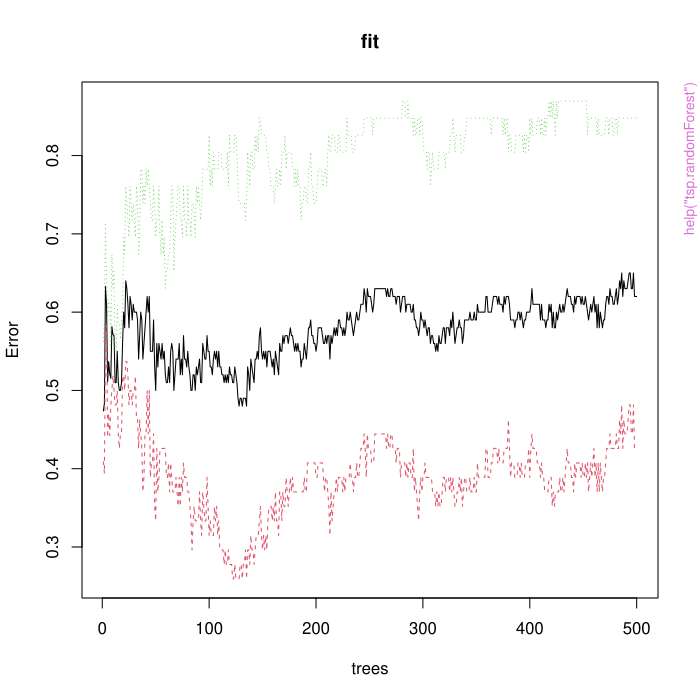

R code for this plot:
pkgname <- "BigTSP"
source(file.path(R.home("share"), "R", "examples-header.R"))
options(warn = 1)
library('BigTSP')

base::assign(".oldSearch", base::search(), pos = 'CheckExEnv')
base::assign(".old_wd", base::getwd(), pos = 'CheckExEnv')
cleanEx()
nameEx("LDCA")
### * LDCA

flush(stderr()); flush(stdout())

### Name: LDCA
### Title: Linear Discriminant Analysis based on Top Scoring Pair
### Aliases: LDCA

### ** Examples

library(glmnet)
x=matrix(rnorm(100*20),100,20)
y=rbinom(100,1,0.5)
fit=LDCA(x,y)
print(fit)
predict(fit,newx=x[1:10,]) # make predictions



cleanEx()
nameEx("cv.LDCA")
### * cv.LDCA

flush(stderr()); flush(stdout())

### Name: cv.LDCA
### Title: Cross validation for LDCA
### Aliases: cv.LDCA

### ** Examples

library(glmnet)
x=matrix(rnorm(50*20),50,20)
y=rbinom(50,1,0.5)
cvfit=cv.LDCA(x,y,nfolds=5)
predict(cvfit,x[1:10,],s="lambda.min")



cleanEx()
nameEx("predict.LDCA")
### * predict.LDCA

flush(stderr()); flush(stdout())

### Name: predict.LDCA
### Title: predict function for LDCA
### Aliases: predict.LDCA

### ** Examples

library(glmnet)
x=matrix(rnorm(50*20),50,20)
y=rbinom(50,1,0.5)
cvfit=cv.LDCA(x,y,nfolds=5)
predict(cvfit,x[1:10,],s="lambda.min")



cleanEx()
nameEx("predict.cv.LDCA")
### * predict.cv.LDCA

flush(stderr()); flush(stdout())

### Name: predict.cv.LDCA
### Title: prediction function for cv.LDCA
### Aliases: predict.cv.LDCA

### ** Examples

library(glmnet)
x=matrix(rnorm(50*20),50,20)
y=rbinom(50,1,0.5)
cvfit=cv.LDCA(x,y,nfolds=5)
predict(cvfit,x[1:10,],s="lambda.min")



cleanEx()
nameEx("predict.tsp.gbm")
### * predict.tsp.gbm

flush(stderr()); flush(stdout())

### Name: predict.tsp.gbm
### Title: prediction function for tsp.gbm
### Aliases: predict.tsp.gbm

### ** Examples

library(gbm)
x=matrix(rnorm(100*20),100,20)
y=rbinom(100,1,0.5)
fit=tsp.gbm(x,y)
predict(fit,x[1:10,],n.trees=5)



cleanEx()
nameEx("predict.tsp.randomForest")
### * predict.tsp.randomForest

flush(stderr()); flush(stdout())

### Name: predict.tsp.randomForest
### Title: prediction function for tsp.randomForest
### Aliases: predict.tsp.randomForest

### ** Examples

library(randomForest)
x=matrix(rnorm(100*20),100,20)
y=rbinom(100,1,0.5)
y=as.factor(y)
fit=tsp.randomForest(x,y)
predict(fit,x[1:10,])



cleanEx()
nameEx("predict.tsp.tree")
### * predict.tsp.tree

flush(stderr()); flush(stdout())

### Name: predict.tsp.tree
### Title: prediction function for tsp.tree
### Aliases: predict.tsp.tree

### ** Examples

library(tree)
x=matrix(rnorm(100*20),100,20)
y=rbinom(100,1,0.5)
y=as.factor(y)
data=data.frame(y,x)
tr=tsp.tree(x,y)
predict(tr,data[1:10,])



cleanEx()
nameEx("print.LDCA")
### * print.LDCA

flush(stderr()); flush(stdout())

### Name: print.LDCA
### Title: print the LDCA object
### Aliases: print.LDCA

### ** Examples

library(glmnet)
x=matrix(rnorm(100*20),100,20)
y=rbinom(100,1,0.5)
fit=LDCA(x,y)
print(fit)



cleanEx()
nameEx("print.cv.LDCA")
### * print.cv.LDCA

flush(stderr()); flush(stdout())

### Name: print.cv.LDCA
### Title: print function for cv.LDCA
### Aliases: print.cv.LDCA

### ** Examples

library(glmnet)
x=matrix(rnorm(50*20),50,20)
y=rbinom(50,1,0.5)
cvfit=cv.LDCA(x,y,nfolds=5)
print(cvfit)



cleanEx()
nameEx("tsp.gbm")
### * tsp.gbm

flush(stderr()); flush(stdout())

### Name: tsp.gbm
### Title: Fits generalized boosted logistic regression models based on Top
###   Scoring Pairs.
### Aliases: tsp.gbm

### ** Examples

library(gbm)
x=matrix(rnorm(100*20),100,20)
y=rbinom(100,1,0.5)
fit=tsp.gbm(x,y)
predict(fit,x[1:10,],n.trees=5)



cleanEx()
nameEx("tsp.randomForest")
### * tsp.randomForest

flush(stderr()); flush(stdout())

### Name: tsp.randomForest
### Title: Classification with Random Forest based on Top Scoring Pairs
### Aliases: tsp.randomForest

### ** Examples

library(randomForest)
x=matrix(rnorm(100*20),100,20)
y=rbinom(100,1,0.5)
y=as.factor(y)
fit=tsp.randomForest(x,y)
predict(fit,x[1:10,])
plot(fit)



cleanEx()
nameEx("tsp.tree")
### * tsp.tree

flush(stderr()); flush(stdout())

### Name: tsp.tree
### Title: Fit a Classification Tree based on Top Scoring Pairs.
### Aliases: tsp.tree

### ** Examples

library(tree)
x=matrix(rnorm(100*20),100,20)
y=rbinom(100,1,0.5)
y=as.factor(y)
data=data.frame(y,x)
tr=tsp.tree(x,y)
predict(tr,data[1:10,])
plot(tr)
text(tr)



### * <FOOTER>
###
cleanEx()
options(digits = 7L)
base::cat("Time elapsed: ", proc.time() - base::get("ptime", pos = 'CheckExEnv'),"\n")
grDevices::dev.off()
###
### Local variables: ***
### mode: outline-minor ***
### outline-regexp: "\\(> \\)?### [*]+" ***
### End: ***
quit('no')
